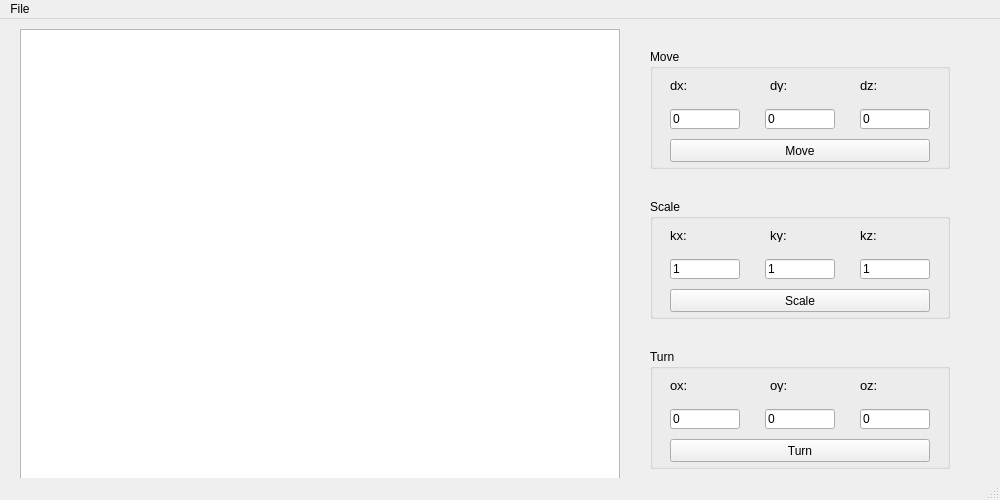
<?xml version="1.0" encoding="UTF-8"?>
<ui version="4.0">
 <class>MainWindow</class>
 <widget class="QMainWindow" name="MainWindow">
  <property name="geometry">
   <rect>
    <x>0</x>
    <y>0</y>
    <width>1000</width>
    <height>500</height>
   </rect>
  </property>
  <property name="windowTitle">
   <string>Lab1</string>
  </property>
  <widget class="QWidget" name="centralWidget">
   <widget class="QGraphicsView" name="graphicsView">
    <property name="geometry">
     <rect>
      <x>20</x>
      <y>10</y>
      <width>600</width>
      <height>450</height>
     </rect>
    </property>
   </widget>
   <widget class="QGroupBox" name="group_Move">
    <property name="geometry">
     <rect>
      <x>650</x>
      <y>30</y>
      <width>300</width>
      <height>120</height>
     </rect>
    </property>
    <property name="title">
     <string>Move</string>
    </property>
    <widget class="QLineEdit" name="lineEdit_MoveX">
     <property name="geometry">
      <rect>
       <x>20</x>
       <y>60</y>
       <width>70</width>
       <height>20</height>
      </rect>
     </property>
     <property name="text">
      <string>0</string>
     </property>
    </widget>
    <widget class="QLineEdit" name="lineEdit_MoveY">
     <property name="geometry">
      <rect>
       <x>115</x>
       <y>60</y>
       <width>70</width>
       <height>20</height>
      </rect>
     </property>
     <property name="text">
      <string>0</string>
     </property>
    </widget>
    <widget class="QLineEdit" name="lineEdit_MoveZ">
     <property name="geometry">
      <rect>
       <x>210</x>
       <y>60</y>
       <width>70</width>
       <height>20</height>
      </rect>
     </property>
     <property name="text">
      <string>0</string>
     </property>
    </widget>
    <widget class="QPushButton" name="button_Move">
     <property name="geometry">
      <rect>
       <x>20</x>
       <y>90</y>
       <width>260</width>
       <height>23</height>
      </rect>
     </property>
     <property name="text">
      <string>Move</string>
     </property>
    </widget>
    <widget class="QLabel" name="label_MoveX">
     <property name="geometry">
      <rect>
       <x>20</x>
       <y>30</y>
       <width>45</width>
       <height>13</height>
      </rect>
     </property>
     <property name="font">
      <font>
       <pointsize>10</pointsize>
      </font>
     </property>
     <property name="text">
      <string>dx:</string>
     </property>
    </widget>
    <widget class="QLabel" name="label_MoveY">
     <property name="geometry">
      <rect>
       <x>120</x>
       <y>30</y>
       <width>45</width>
       <height>13</height>
      </rect>
     </property>
     <property name="font">
      <font>
       <pointsize>10</pointsize>
      </font>
     </property>
     <property name="text">
      <string>dy:</string>
     </property>
    </widget>
    <widget class="QLabel" name="label_MoveZ">
     <property name="geometry">
      <rect>
       <x>210</x>
       <y>30</y>
       <width>45</width>
       <height>13</height>
      </rect>
     </property>
     <property name="font">
      <font>
       <pointsize>10</pointsize>
      </font>
     </property>
     <property name="text">
      <string>dz:</string>
     </property>
    </widget>
   </widget>
   <widget class="QGroupBox" name="group_Move_2">
    <property name="geometry">
     <rect>
      <x>650</x>
      <y>180</y>
      <width>300</width>
      <height>120</height>
     </rect>
    </property>
    <property name="title">
     <string>Scale</string>
    </property>
    <widget class="QLineEdit" name="lineEdit_ScaleX">
     <property name="geometry">
      <rect>
       <x>20</x>
       <y>60</y>
       <width>70</width>
       <height>20</height>
      </rect>
     </property>
     <property name="text">
      <string>1</string>
     </property>
    </widget>
    <widget class="QLineEdit" name="lineEdit_ScaleY">
     <property name="geometry">
      <rect>
       <x>115</x>
       <y>60</y>
       <width>70</width>
       <height>20</height>
      </rect>
     </property>
     <property name="text">
      <string>1</string>
     </property>
    </widget>
    <widget class="QLineEdit" name="lineEdit_ScaleZ">
     <property name="geometry">
      <rect>
       <x>210</x>
       <y>60</y>
       <width>70</width>
       <height>20</height>
      </rect>
     </property>
     <property name="text">
      <string>1</string>
     </property>
    </widget>
    <widget class="QPushButton" name="button_Scale">
     <property name="geometry">
      <rect>
       <x>20</x>
       <y>90</y>
       <width>260</width>
       <height>23</height>
      </rect>
     </property>
     <property name="text">
      <string>Scale</string>
     </property>
    </widget>
    <widget class="QLabel" name="label_ScaleX">
     <property name="geometry">
      <rect>
       <x>20</x>
       <y>30</y>
       <width>45</width>
       <height>13</height>
      </rect>
     </property>
     <property name="font">
      <font>
       <pointsize>10</pointsize>
      </font>
     </property>
     <property name="text">
      <string>kx:</string>
     </property>
    </widget>
    <widget class="QLabel" name="label_ScaleY">
     <property name="geometry">
      <rect>
       <x>120</x>
       <y>30</y>
       <width>45</width>
       <height>13</height>
      </rect>
     </property>
     <property name="font">
      <font>
       <pointsize>10</pointsize>
      </font>
     </property>
     <property name="text">
      <string>ky:</string>
     </property>
    </widget>
    <widget class="QLabel" name="label_ScaleZ">
     <property name="geometry">
      <rect>
       <x>210</x>
       <y>30</y>
       <width>45</width>
       <height>13</height>
      </rect>
     </property>
     <property name="font">
      <font>
       <pointsize>10</pointsize>
      </font>
     </property>
     <property name="text">
      <string>kz:</string>
     </property>
    </widget>
   </widget>
   <widget class="QGroupBox" name="group_Move_3">
    <property name="geometry">
     <rect>
      <x>650</x>
      <y>330</y>
      <width>300</width>
      <height>120</height>
     </rect>
    </property>
    <property name="title">
     <string>Turn</string>
    </property>
    <widget class="QLineEdit" name="lineEdit_TurnX">
     <property name="geometry">
      <rect>
       <x>20</x>
       <y>60</y>
       <width>70</width>
       <height>20</height>
      </rect>
     </property>
     <property name="text">
      <string>0</string>
     </property>
    </widget>
    <widget class="QLineEdit" name="lineEdit_TurnY">
     <property name="geometry">
      <rect>
       <x>115</x>
       <y>60</y>
       <width>70</width>
       <height>20</height>
      </rect>
     </property>
     <property name="text">
      <string>0</string>
     </property>
    </widget>
    <widget class="QLineEdit" name="lineEdit_TurnZ">
     <property name="geometry">
      <rect>
       <x>210</x>
       <y>60</y>
       <width>70</width>
       <height>20</height>
      </rect>
     </property>
     <property name="text">
      <string>0</string>
     </property>
    </widget>
    <widget class="QPushButton" name="button_Turn">
     <property name="geometry">
      <rect>
       <x>20</x>
       <y>90</y>
       <width>260</width>
       <height>23</height>
      </rect>
     </property>
     <property name="text">
      <string>Turn</string>
     </property>
    </widget>
    <widget class="QLabel" name="label_TurnX">
     <property name="geometry">
      <rect>
       <x>20</x>
       <y>30</y>
       <width>45</width>
       <height>13</height>
      </rect>
     </property>
     <property name="font">
      <font>
       <pointsize>10</pointsize>
      </font>
     </property>
     <property name="text">
      <string>ox:</string>
     </property>
    </widget>
    <widget class="QLabel" name="label_TurnY">
     <property name="geometry">
      <rect>
       <x>120</x>
       <y>30</y>
       <width>45</width>
       <height>13</height>
      </rect>
     </property>
     <property name="font">
      <font>
       <pointsize>10</pointsize>
      </font>
     </property>
     <property name="text">
      <string>oy:</string>
     </property>
    </widget>
    <widget class="QLabel" name="label_TurnZ">
     <property name="geometry">
      <rect>
       <x>210</x>
       <y>30</y>
       <width>45</width>
       <height>13</height>
      </rect>
     </property>
     <property name="font">
      <font>
       <pointsize>10</pointsize>
      </font>
     </property>
     <property name="text">
      <string>oz:</string>
     </property>
    </widget>
   </widget>
  </widget>
  <widget class="QMenuBar" name="menuBar">
   <property name="geometry">
    <rect>
     <x>0</x>
     <y>0</y>
     <width>1000</width>
     <height>21</height>
    </rect>
   </property>
   <widget class="QMenu" name="menuOOP_Lab1_Obergan">
    <property name="title">
     <string>File</string>
    </property>
    <addaction name="separator"/>
    <addaction name="actionOpen"/>
   </widget>
   <addaction name="menuOOP_Lab1_Obergan"/>
  </widget>
  <widget class="QStatusBar" name="statusBar"/>
  <action name="actionOpen">
   <property name="text">
    <string>Open</string>
   </property>
   <property name="shortcut">
    <string>Ctrl+O</string>
   </property>
  </action>
 </widget>
 <layoutdefault spacing="6" margin="11"/>
 <resources/>
 <connections/>
</ui>
